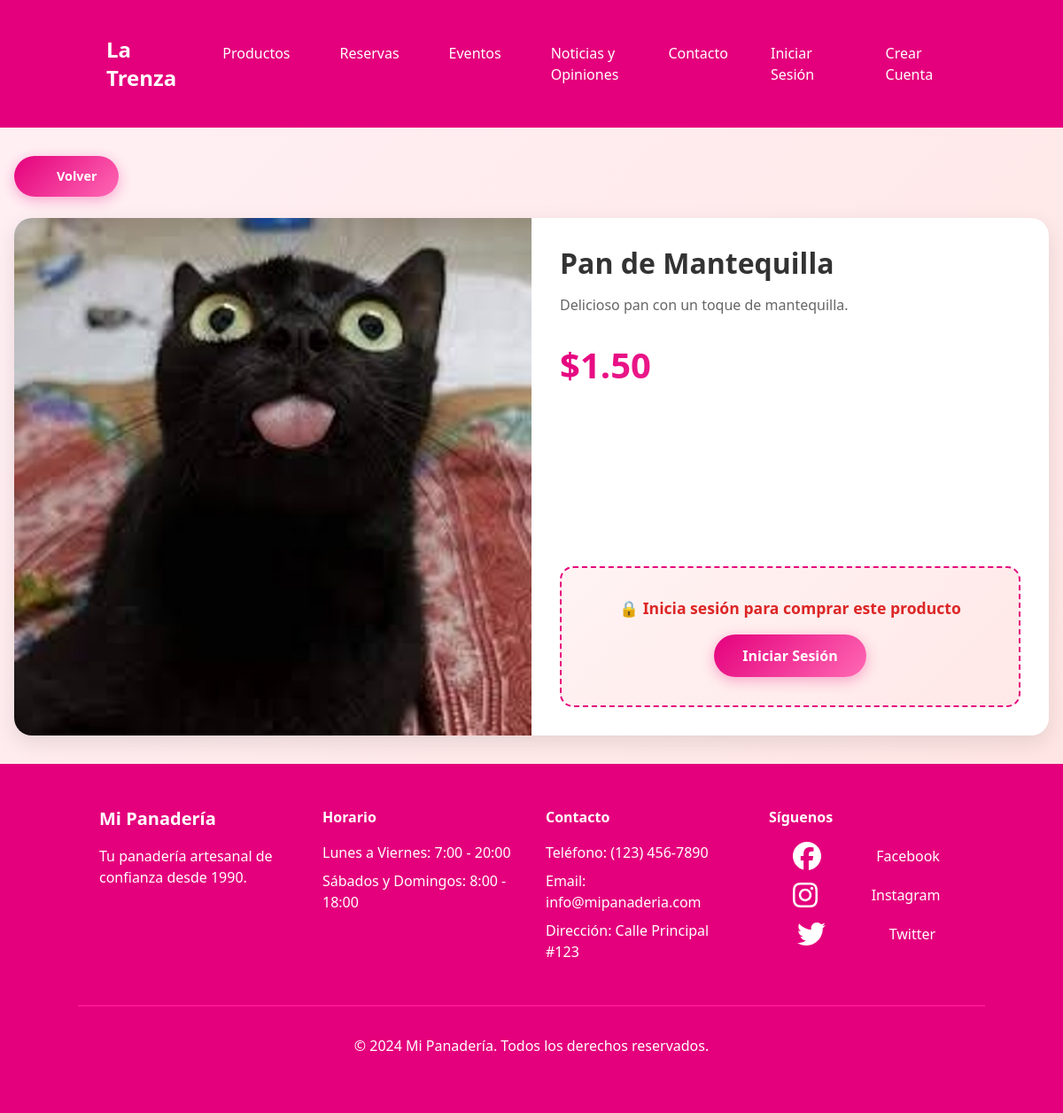
The app's page /productos/producto.php?id=1, older data.
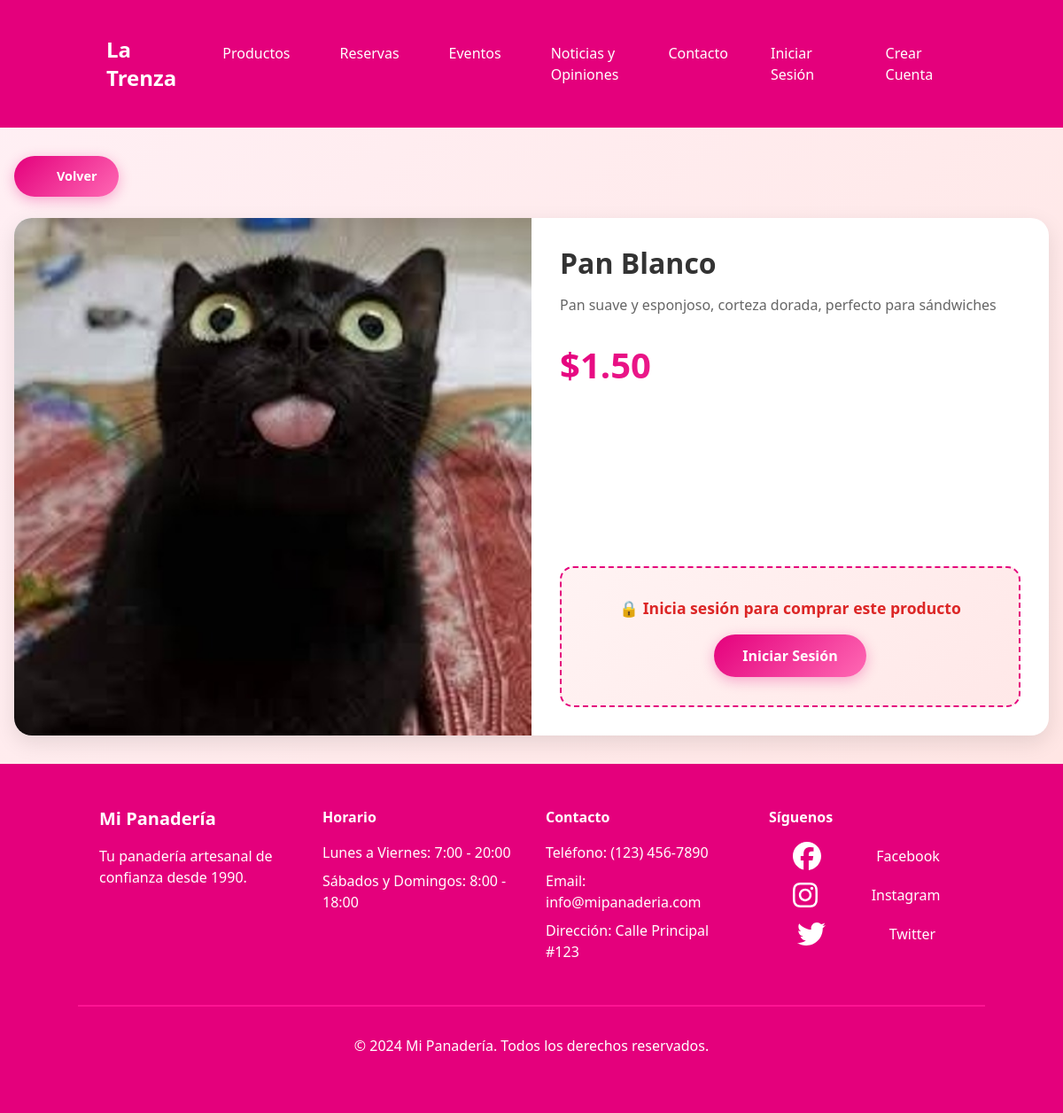
The same page, newer data.
### tables this page shows
CREATE TABLE `fotos` (
  `id_foto` int(11) NOT NULL,
  `id_producto` int(11) NOT NULL,
  `url_foto` varchar(255) NOT NULL
);

CREATE TABLE `productos` (
  `id_producto` int(11) NOT NULL,
  `nombre_producto` varchar(100) NOT NULL,
  `descripcion` text DEFAULT NULL,
  `precio` decimal(10,2) NOT NULL,
  `categoria` int(11) DEFAULT NULL,
  `stock` int(11) DEFAULT 0
);

### funciones.php (called while the page is built, shortened)
<?php
function isLoggedIn()
{
    return isset($_SESSION['usuario']) &&
        isset($_SESSION['usuario']['id']) &&
        !empty($_SESSION['usuario']['id']);
}
?>

### productos/producto.php (the view, shortened to what this page needs)
<?php
$default_image = 'files/cot.jpg';
$id_producto   = isset($_GET['id']) ? (int) $_GET['id'] : 0;
$usuarioId     = $_SESSION['usuario']['id'] ?? null;
if ($id_producto > 0) {
    $producto = getProductoById($id_producto);
} else {
    $producto = null;
}
function getProductoById($id_producto)
{
    $conn = Conexion::getInstance()->getConnection();
    $query = '
        SELECT
            p.id_producto,
            p.nombre_producto,
            p.descripcion,
            p.precio,
            f.url_foto
        FROM productos p
        LEFT JOIN fotos f ON p.id_producto = f.id_producto
        WHERE p.id_producto = :id_producto
    ';
    $stmt = $conn->prepare($query);
    $stmt->bindParam(':id_producto', $id_producto, PDO::PARAM_INT);
    $stmt->execute();
    return $stmt->fetchAll(PDO::FETCH_ASSOC);
}
include __DIR__ . '/../header.php';
?>
<div class="product-container">
    <a href="javascript:history.back()" class="back-button">
        <svg width="16" height="16" viewBox="0 0 24 24" fill="currentColor">
            <path d="M19 12H5m0 0l7 7m-7-7l7-7" />
        </svg>
        Volver
    </a>
    <?php if ($producto && !empty($producto)): ?>
        <?php
        $prod = $producto[0];
        $fotos_urls = [];
        foreach ($producto as $prodItem) {
            if (!empty($prodItem['url_foto'])) {
                $fotos_urls[] = $prodItem['url_foto'];
            }
        }
        $primary_image = !empty($fotos_urls[0]) ? $fotos_urls[0] : $default_image;
        ?>
        <div class="product-card">
            <div class="image-section">
                <img src="<?php echo htmlspecialchars($primary_image); ?>"
                    alt="<?php echo htmlspecialchars($prod['nombre_producto']); ?>"
                    class="main-image"
                    id="main-product-image"
                    onclick="openImageModal(this.src)"
                    onerror="this.src='<?php echo $default_image; ?>'">
            </div>
            <div class="info-section">
                <div>
                    <h1 class="product-title">
                        <?php echo htmlspecialchars($prod['nombre_producto']); ?>
                    </h1>
                    <?php if (!empty($prod['descripcion'])): ?>
                        <p class="product-description">
                            <?php echo nl2br(htmlspecialchars($prod['descripcion'])); ?>
                        </p>
                    <?php endif; ?>
                    <div class="product-price">
                        $<?php echo number_format($prod['precio'], 2); ?>
                    </div>
                </div>
                <div>
                    <?php if ($usuarioId): ?>
                        <form id="add-to-cart-form" onsubmit="addToCart(event)">
                            <input type="hidden" name="id_producto" value="<?php echo $prod['id_producto']; ?>">
                            <input type="hidden" name="id_usuario" value="<?php echo $usuarioId; ?>">
                            <div class="quantity-section">
                                <label class="quantity-label">Cantidad:</label>
                                <div class="quantity-controls">
                                    <button type="button" class="quantity-btn" onclick="changeQuantity(-1)">−</button>
                                    <input type="number"
                                        id="cantidad"
                                        name="cantidad"
                                        value="1"
                                        min="1"
                                        max="99"
                                        class="quantity-input"
                                        readonly>
                                    <button type="button" class="quantity-btn" onclick="changeQuantity(1)">+</button>
                                </div>
                            </div>
                            <button type="submit" class="add-to-cart-btn">
                                Agregar al Carrito
                            </button>
                        </form>
                    <?php else: ?>
                        <div class="login-section">
                            <p class="login-message">🔒 Inicia sesión para comprar este producto</p>
                            <a href="<?php echo SITE_URL; ?>../admin/login.php" class="login-btn">
                                Iniciar Sesión
                            </a>
                        </div>
                    <?php endif; ?>
                </div>
            </div>
        </div>
    <?php endif; ?>
</div>
<?php include __DIR__ . '/../footer.php'; ?>

### header.php (shortened to what this page needs)
<?php
$ruta_imagen_perfil = SITE_URL . "/files/cot.jpg";
?>
<!DOCTYPE html>
<html lang="es">
<head>
    <link href="https://cdnjs.cloudflare.com/ajax/libs/font-awesome/6.0.0/css/all.min.css" rel="stylesheet">
    <link href="https://cdnjs.cloudflare.com/ajax/libs/tailwindcss/2.2.19/tailwind.min.css" rel="stylesheet">
    <link href="<?php echo SITE_URL; ?>/css/home-styles.css" rel="stylesheet">
    <link href="<?php echo SITE_URL; ?>/css/header.css" rel="stylesheet">
</head>
<body class="bg-amber-50">
    <nav class="bg-amber-800 text-white p-4">
        <div class="container mx-auto flex justify-between items-center">
            <a href="<?php echo SITE_URL; ?>" class="text-2xl font-bold"><?php echo SITE_NAME; ?></a>
            <div class="hidden md:flex space-x-6">
                <a href="<?php echo SITE_URL; ?>/productos/categorias.php">Productos</a>
                <a href="<?php echo SITE_URL; ?>/reservas/reservas.php">Reservas</a>
                <a href="<?php echo SITE_URL; ?>/eventos/eventos.php">Eventos</a>
                <a href="<?php echo SITE_URL; ?>/blog/blog.php">Noticias y Opiniones</a>
                <a href="<?php echo SITE_URL; ?>/contacto/contacto.php">Contacto</a>
            </div>
            <div class="flex items-center space-x-4">
                <?php if (isLoggedIn()): ?>
                    <div class="relative">
                        <img src="<?php echo $ruta_imagen_perfil; ?>" alt="Imagen de perfil"
                            class="w-8 h-8 rounded-full cursor-pointer" id="profile-pic" onclick="toggleProfileMenu()">
                        <div class="absolute right-0 hidden bg-white text-black rounded shadow-lg z-10" id="profile-menu">
                            <div class="p-2">
                                <p class="font-bold"><?php echo $_SESSION['usuario']['nombre']; ?></p>
                                <p><?php echo $_SESSION['usuario']['email']; ?></p>
                                <a href="<?php echo SITE_URL; ?>/usuario/perfil.php" class="block mt-2 text-blue-500">Ver
                                    Perfil</a>
                                <a href="<?php echo SITE_URL; ?>/lealtad/puntosLealtad.php"
                                    class="block mt-2 text-green-500">Puntos de Lealtad</a>
                                <a href="<?php echo SITE_URL; ?>/admin/logout.php" class="block mt-2 text-red-500">Cerrar
                                    Sesión</a>
                            </div>
                        </div>
                    </div>
                    <a href="<?php echo SITE_URL; ?>/carrito/carrito.php" class="relative">
                        <i class="fas fa-shopping-cart"></i>
                        <?php if (getCarritoCount() > 0): ?>
                            <span
                                class="absolute -top-2 -right-2 bg-red-500 text-white rounded-full w-5 h-5 flex items-center justify-center text-xs">
                                <?php echo getCarritoCount(); ?>
                            </span>
                        <?php endif; ?>
                    </a>
                <?php else: ?>
                    <a href="<?php echo SITE_URL; ?>/admin/login.php">Iniciar Sesión</a>
                    <a href="<?php echo SITE_URL; ?>/admin/registrarse.php">Crear Cuenta</a>
                <?php endif; ?>
            </div>
        </div>
    </nav>
</body>
</html>

### footer.php (shortened to what this page needs)
<!DOCTYPE html>
<html lang="es">
<head>
    <link href="<?php echo SITE_URL; ?>/css/footer.css" rel="stylesheet">
    <link href="https://cdnjs.cloudflare.com/ajax/libs/tailwindcss/2.2.19/tailwind.min.css" rel="stylesheet">
</head>
<body>
    <footer class="bg-amber-900 text-white py-12">
        <div class="container mx-auto grid grid-cols-1 md:grid-cols-4 gap-8 px-6">
            <div>
                <h3 class="text-xl font-bold mb-4">Mi Panadería</h3>
                <p>Tu panadería artesanal de confianza desde 1990.</p>
            </div>
            <div>
                <h4 class="font-bold mb-4">Horario</h4>
                <p class="mb-2">Lunes a Viernes: 7:00 - 20:00</p>
                <p>Sábados y Domingos: 8:00 - 18:00</p>
            </div>
            <div>
                <h4 class="font-bold mb-4">Contacto</h4>
                <p class="mb-2">Teléfono: (123) 456-7890</p>
                <p class="mb-2">Email: info@mipanaderia.com</p>
                <p>Dirección: Calle Principal #123</p>
            </div>
            <div>
                <h4 class="font-bold mb-4">Síguenos</h4>
                <div class="flex flex-col space-y-3 social-links">
                    <a href="https://www.facebook.com/dummy" class="hover:text-green-500 flex items-center">
                        <i class="fab fa-facebook fa-2x"></i>
                        <span class="ml-2">Facebook</span>
                    </a>
                    <a href="https://www.instagram.com/dummy" class="hover:text-white-300 flex items-center">
                        <i class="fab fa-instagram fa-2x"></i>
                        <span class="ml-2">Instagram</span>
                    </a>
                    <a href="https://www.twitter.com/dummy" class="hover:text-red-500 flex items-center">
                        <i class="fab fa-twitter fa-2x"></i>
                        <span class="ml-2">Twitter</span>
                    </a>
                </div>
            </div>
        </div>
        <div class="container mx-auto mt-8 pt-8 border-t border-amber-800 text-center px-6">
            <p id="clickable-rights">&copy; 2024 Mi Panadería. Todos los derechos reservados.</p>
        </div>
    </footer>
</body>
</html>

### css/home-styles.css (style rules this page uses)
.product-card { transition: transform 0.3s ease, box-shadow 0.3s ease; transform-style: preserve-3d; }
.grid { opacity: 0; animation: fadeInGrid 1s ease-out forwards; }

### css/header.css (style rules this page uses)
nav { background-color: #E4007C; color: #FFFFFF; }
nav .container { display: flex; justify-content: space-between; align-items: center; padding: 1rem; }
nav a.text-2xl { font-weight: bold; }
nav a { color: #FFFFFF; text-decoration: none; padding: 0.5rem 1rem; transition: background-color 0.3s; }
nav .space-x-4>a { margin-left: 1rem; }

### css/footer.css (style rules this page uses)
footer { background-color: #E4007C; color: #FFFFFF; }
footer h3, footer h4 { margin-bottom: 0.5rem; }
footer p { margin-bottom: 1rem; }
footer .flex { display: flex; justify-content: space-around; }
footer a { color: #FFFFFF; text-decoration: none; transition: color 0.3s; }
footer .border-t { border-top: 2px solid #FF1493; }
footer .text-center { text-align: center; }

### productos/producto.php (style rules this page uses)
:root { --primary-color: #E4007C; --secondary-color: #FF69B4; --background-color: #FFF0F5; --text-color: #333; --card-shadow: 0 8px 25px rgba(0, 0, 0, 0.1); --transition: all 0.3s cubic-bezier(0.4, 0, 0.2, 1); }
body { background: linear-gradient(135deg, #FFF0F5 0%, #FFE4E1 100%); min-height: 100vh; font-family: 'Inter', 'Segoe UI', sans-serif; }
.product-container { max-width: 1200px; margin: 2rem auto; padding: 0 1rem; }
.back-button { display: inline-flex; align-items: center; gap: 0.5rem; background: linear-gradient(135deg, var(--primary-color), var(--secondary-color)); color: white; padding: 0.75rem 1.5rem; border-radius: 50px; text-decoration: none; font-weight: 600; font-size: 0.9rem; box-shadow: 0 4px 15px rgba(228, 0, 124, 0.3); transition: var(--transition); margin-bottom: 1.5rem; }
.product-card { background: white; border-radius: 20px; box-shadow: var(--card-shadow); overflow: hidden; display: grid; grid-template-columns: 1fr 1fr; min-height: 500px; transition: var(--transition); }
.image-section { position: relative; background: #f8f9fa; display: flex; align-items: center; justify-content: center; overflow: hidden; }
.main-image { width: 100%; height: 100%; object-fit: cover; transition: var(--transition); cursor: pointer; }
.info-section { padding: 2rem; display: flex; flex-direction: column; justify-content: space-between; }
.product-title { font-size: 2rem; font-weight: 700; color: var(--text-color); margin-bottom: 1rem; line-height: 1.2; }
.product-description { color: #666; line-height: 1.6; margin-bottom: 1.5rem; font-size: 1rem; }
.product-price { font-size: 2.5rem; font-weight: 800; background: linear-gradient(135deg, var(--primary-color), var(--secondary-color)); -webkit-background-clip: text; -webkit-text-fill-color: transparent; background-clip: text; margin-bottom: 2rem; }
.login-section { text-align: center; padding: 2rem; background: linear-gradient(135deg, #fff3f3, #ffe8e8); border-radius: 15px; border: 2px dashed var(--primary-color); }
.login-message { color: #dc2626; font-weight: 600; margin-bottom: 1rem; font-size: 1.1rem; }
.login-btn { background: linear-gradient(135deg, var(--primary-color), var(--secondary-color)); color: white; padding: 0.75rem 2rem; border-radius: 50px; text-decoration: none; font-weight: 600; display: inline-block; transition: var(--transition); box-shadow: 0 4px 15px rgba(228, 0, 124, 0.3); }

Row changes from the older to the newer data that the page shows:
changed fotos: id_producto.nombre_producto "Pan de Mantequilla" → "Pan Blanco"; id_producto.descripcion "Delicioso pan con un toque de mantequilla." → "Pan suave y esponjoso, corteza dorada, perfecto para sándwiches"
